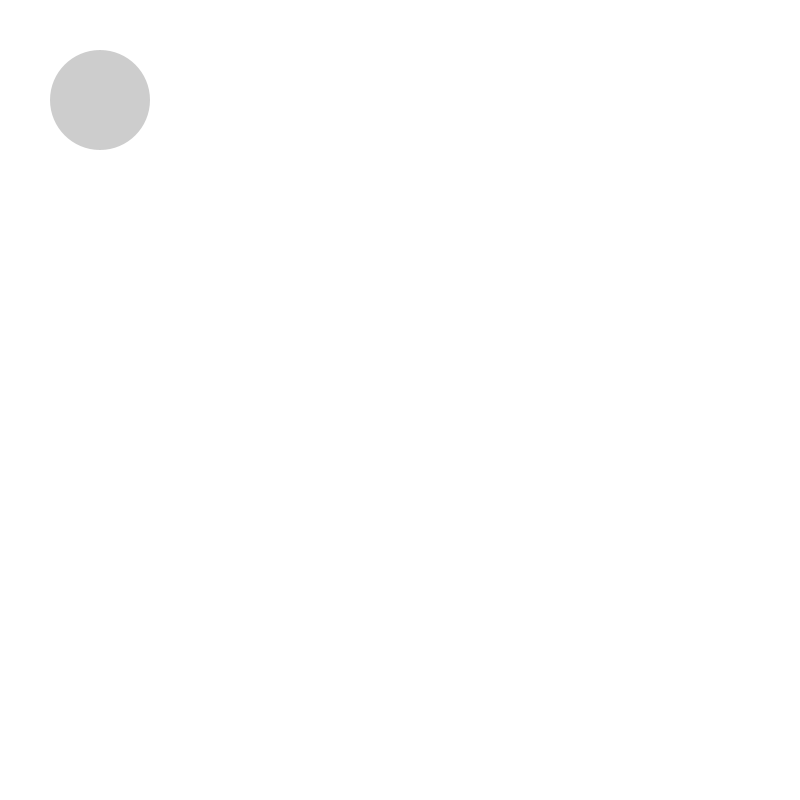
Frame 1 (no input)
Frame 60 (the mouse pressed at the canvas centre just before this capture): identical to frame 1, image omitted
Frame 120 (the mouse held since frame 60 and released just before this capture): identical to frame 1, image omitted

The Processing sketch that drew this single still picture (run headless with seeded random() and noise(); from frame 60 on, the mouse is pressed at the canvas centre):

// Processing sketch: button_template
// ── button_template.pde
button B = new button(100,100,50);

void setup() {
   size(800, 800);
}

void draw() {
   background(255,255,255);
   
   B.display();
   if(B.pressed())
   {
      rectMode(CENTER);
      fill(255,0,0);
      rect(300,300,100,100);
      println("Hello World");
   }   
}

// ── button.pde
class button {
  float BX;
  float BY;
  float Br;
  float opac1 = 50;
  float opac2 = opac1+50;
  color Bcol = color(220);
  color Bcolreal;

  button(float tempBX, float tempBY, float tempBr) {
    BX = tempBX;
    BY = tempBY;
    Br = tempBr;
  }

  boolean pressed() {
    float dx = dist(BX, BY, mouseX, mouseY);
    return mousePressed && dx < Br;
  }
  void display() {

    Bcolreal = color(Bcol, opac1);
    if (pressed()) {
      Bcolreal = color(Bcol, opac2);
    }
    noStroke();
    fill(Bcolreal);
    ellipse(BX, BY, Br*2, Br*2);
    noFill();
  }

}
